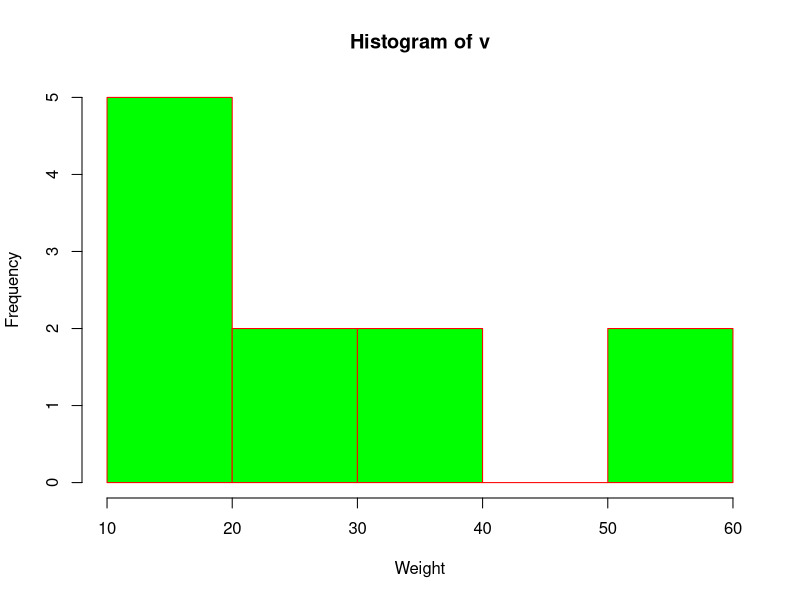
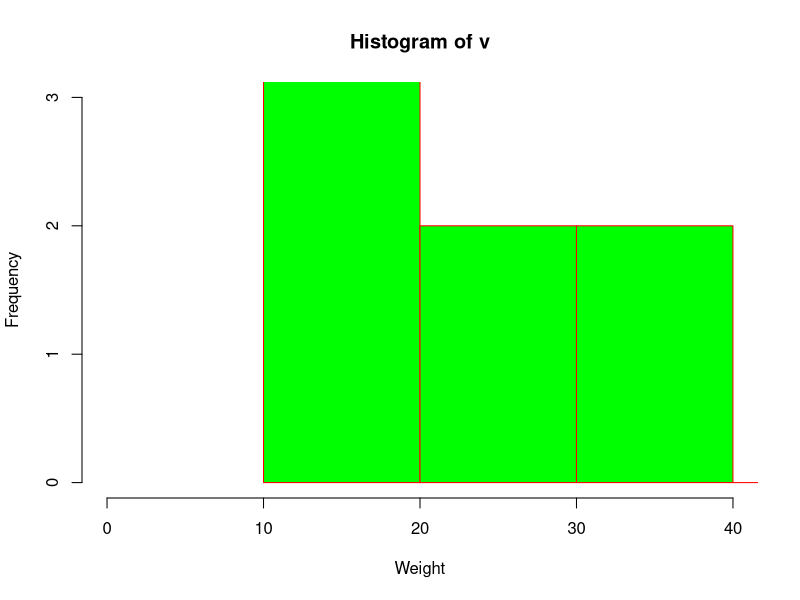

These charts were generated, in order, by the following R code:
#12

v <-  c(12,24,16,38,21,13,55,17,39,10,60)  
hist(v,xlab = "Weight",ylab="Frequency",col = "green",border = "red")  

#13

v <-  c(12,24,16,38,21,13,55,17,39,10,60)  
hist(v,xlab = "Weight",ylab="Frequency",col = "green",
     border = "red",xlim = c(0,40), ylim = c(0,3), breaks = 5)  

